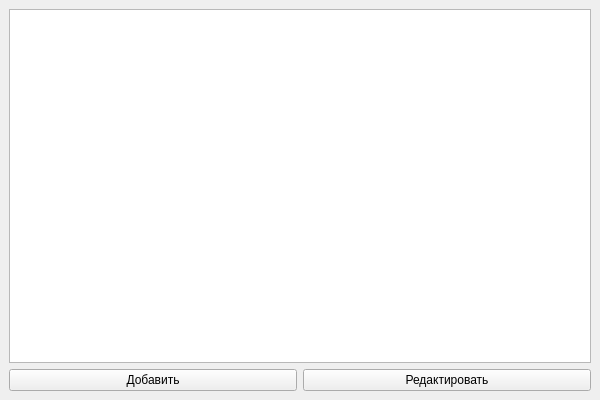
<?xml version="1.0" encoding="UTF-8"?>
<ui version="4.0">
 <class>MainWindow</class>
 <widget class="QMainWindow" name="MainWindow">
  <property name="geometry">
   <rect>
    <x>0</x>
    <y>0</y>
    <width>600</width>
    <height>400</height>
   </rect>
  </property>
  <widget class="QWidget" name="centralwidget">
   <layout class="QVBoxLayout" name="verticalLayout">
    <item>
     <widget class="QTableWidget" name="tableWidget"/>
    </item>
    <item>
     <layout class="QHBoxLayout" name="horizontalLayout">
      <item>
       <widget class="QPushButton" name="addButton">
        <property name="text">
         <string>Добавить</string>
        </property>
       </widget>
      </item>
      <item>
       <widget class="QPushButton" name="editButton">
        <property name="text">
         <string>Редактировать</string>
        </property>
       </widget>
      </item>
     </layout>
    </item>
   </layout>
  </widget>
 </widget>
 <resources/>
 <connections/>
</ui>
